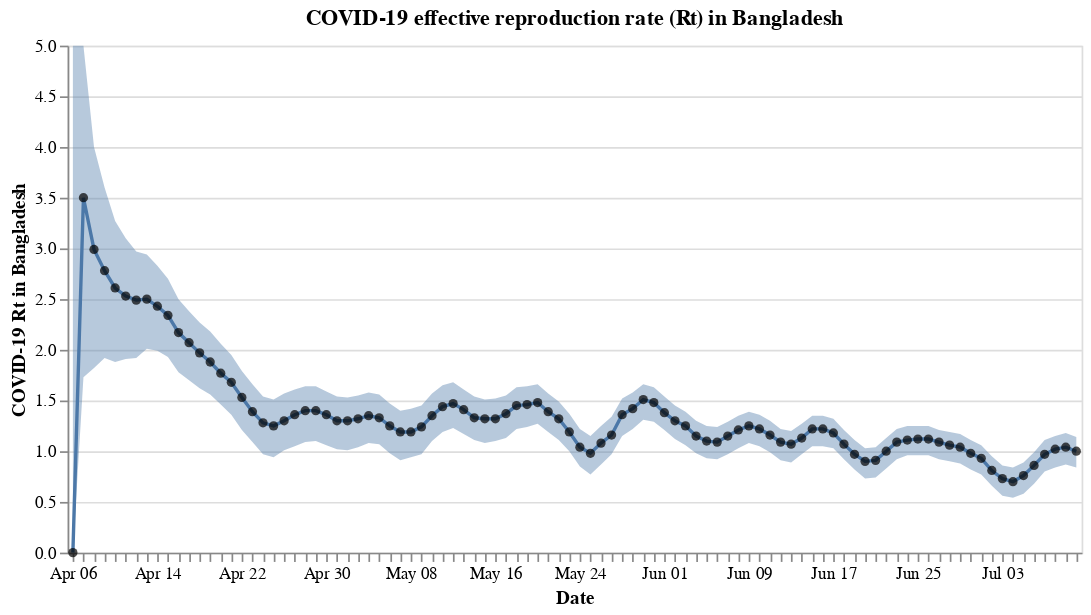

Notebook source saved alongside this figure:
### Code cell
#hide_input
# Rt visualization
assert len(result['High_90'].values) == len(result['ML'].values)

result['ds'] = result.index.values
result['ds'] = pd.to_datetime(result['ds'], infer_datetime_format=True)

yscale = alt.Scale(domain=[0, 5], clamp=True)

spread = alt.Chart(result).mark_area(opacity=0.4).encode(
    x=alt.X('monthdate(ds):O', axis=alt.Axis(title='Date')),
    y=alt.Y('High_90', scale=yscale),
    y2='Low_90',
    
).properties(
    width=600
)

line = alt.Chart(result).mark_line(filled=False,).encode(
  x=alt.X('monthdate(ds):O', axis=alt.Axis(title='Date')),
    y=alt.Y('ML', axis=alt.Axis(title='COVID-19 Rt in Bangladesh'), scale=yscale),
    tooltip=['monthdate(ds):O', 'ML'],
).properties(
    width=600,
    title='COVID-19 effective reproduction rate (Rt) in Bangladesh'
)

point = alt.Chart(result).mark_point(filled=True,color='black').encode(
  x=alt.X('monthdate(ds):O', axis=alt.Axis(title='Date')),
    y=alt.Y('ML', scale=yscale),
    tooltip=['monthdate(ds):O', 'ML'],
).properties(
    width=600
)

spread + line + point

### Figure 1 — Vega-Lite specification as saved in the notebook (floating-point values rounded to 4 significant figures)
{"config": {"view": {"continuousWidth": 400, "continuousHeight": 300}}, "layer": [{"mark": {"type": "area", "opacity": 0.4}, "encoding": {"x": {"type": "ordinal", "axis": {"title": "Date"}, "field": "ds", "timeUnit": "monthdate"}, "y": {"type": "quantitative", "field": "High_90", "scale": {"clamp": true, "domain": [0, 5]}}, "y2": {"field": "Low_90"}}, "width": 600}, {"mark": {"type": "line", "filled": false}, "encoding": {"tooltip": [{"type": "ordinal", "field": "ds", "timeUnit": "monthdate"}, {"type": "quantitative", "field": "ML"}], "x": {"type": "ordinal", "axis": {"title": "Date"}, "field": "ds", "timeUnit": "monthdate"}, "y": {"type": "quantitative", "axis": {"title": "COVID-19 Rt in Bangladesh"}, "field": "ML", "scale": {"clamp": true, "domain": [0, 5]}}}, "title": "COVID-19 effective reproduction rate (Rt) in Bangladesh", "width": 600}, {"mark": {"type": "point", "color": "black", "filled": true}, "encoding": {"tooltip": [{"type": "ordinal", "field": "ds", "timeUnit": "monthdate"}, {"type": "quantitative", "field": "ML"}], "x": {"type": "ordinal", "axis": {"title": "Date"}, "field": "ds", "timeUnit": "monthdate"}, "y": {"type": "quantitative", "field": "ML", "scale": {"clamp": true, "domain": [0, 5]}}}, "width": 600}], "data": {"name": "data-aacd7b4c7d0983f5ce97752a55f7e834"}, "$schema": "https://vega.github.io/schema/vega-lite/v4.8.1.json", "datasets": {"data-aacd7b4c7d0983f5ce97752a55f7e834": [{"ML": 0.0, "Low_90": 0.0, "High_90": 10.81, "ds": "2020-04-06T00:00:00"}, {"ML": 3.5, "Low_90": 1.73, "High_90": 5.0, "ds": "2020-04-07T00:00:00"}, {"ML": 2.99, "Low_90": 1.82, "High_90": 4.0, "ds": "2020-04-08T00:00:00"}, {"ML": 2.78, "Low_90": 1.92, "High_90": 3.6, "ds": "2020-04-09T00:00:00"}, {"ML": 2.61, "Low_90": 1.88, "High_90": 3.27, "ds": "2020-04-10T00:00:00"}, {"ML": 2.53, "Low_90": 1.91, "High_90": 3.1, "ds": "2020-04-11T00:00:00"}, {"ML": 2.49, "Low_90": 1.92, "High_90": 2.97, "ds": "2020-04-12T00:00:00"}, {"ML": 2.5, "Low_90": 2.01, "High_90": 2.94, "ds": "2020-04-13T00:00:00"}, {"ML": 2.43, "Low_90": 1.99, "High_90": 2.83, "ds": "2020-04-14T00:00:00"}, {"ML": 2.34, "Low_90": 1.93, "High_90": 2.7, "ds": "2020-04-15T00:00:00"}, {"ML": 2.17, "Low_90": 1.78, "High_90": 2.5, "ds": "2020-04-16T00:00:00"}, {"ML": 2.07, "Low_90": 1.7, "High_90": 2.38, "ds": "2020-04-17T00:00:00"}, {"ML": 1.97, "Low_90": 1.62, "High_90": 2.27, "ds": "2020-04-18T00:00:00"}, {"ML": 1.88, "Low_90": 1.56, "High_90": 2.18, "ds": "2020-04-19T00:00:00"}, {"ML": 1.77, "Low_90": 1.46, "High_90": 2.06, "ds": "2020-04-20T00:00:00"}, {"ML": 1.68, "Low_90": 1.36, "High_90": 1.95, "ds": "2020-04-21T00:00:00"}, {"ML": 1.53, "Low_90": 1.21, "High_90": 1.79, "ds": "2020-04-22T00:00:00"}, {"ML": 1.39, "Low_90": 1.09, "High_90": 1.66, "ds": "2020-04-23T00:00:00"}, {"ML": 1.28, "Low_90": 0.97, "High_90": 1.54, "ds": "2020-04-24T00:00:00"}, {"ML": 1.25, "Low_90": 0.94, "High_90": 1.51, "ds": "2020-04-25T00:00:00"}, {"ML": 1.3, "Low_90": 1.01, "High_90": 1.57, "ds": "2020-04-26T00:00:00"}, {"ML": 1.36, "Low_90": 1.05, "High_90": 1.61, "ds": "2020-04-27T00:00:00"}, {"ML": 1.4, "Low_90": 1.09, "High_90": 1.64, "ds": "2020-04-28T00:00:00"}, {"ML": 1.4, "Low_90": 1.1, "High_90": 1.64, "ds": "2020-04-29T00:00:00"}, {"ML": 1.36, "Low_90": 1.06, "High_90": 1.59, "ds": "2020-04-30T00:00:00"}, {"ML": 1.3, "Low_90": 1.02, "High_90": 1.54, "ds": "2020-05-01T00:00:00"}, {"ML": 1.3, "Low_90": 1.01, "High_90": 1.53, "ds": "2020-05-02T00:00:00"}, {"ML": 1.32, "Low_90": 1.04, "High_90": 1.55, "ds": "2020-05-03T00:00:00"}, {"ML": 1.35, "Low_90": 1.08, "High_90": 1.58, "ds": "2020-05-04T00:00:00"}, {"ML": 1.33, "Low_90": 1.07, "High_90": 1.56, "ds": "2020-05-05T00:00:00"}, {"ML": 1.25, "Low_90": 0.98, "High_90": 1.47, "ds": "2020-05-06T00:00:00"}, {"ML": 1.19, "Low_90": 0.91, "High_90": 1.4, "ds": "2020-05-07T00:00:00"}, {"ML": 1.19, "Low_90": 0.94, "High_90": 1.42, "ds": "2020-05-08T00:00:00"}, {"ML": 1.24, "Low_90": 0.97, "High_90": 1.45, "ds": "2020-05-09T00:00:00"}, {"ML": 1.35, "Low_90": 1.1, "High_90": 1.57, "ds": "2020-05-10T00:00:00"}, {"ML": 1.44, "Low_90": 1.19, "High_90": 1.65, "ds": "2020-05-11T00:00:00"}, {"ML": 1.47, "Low_90": 1.23, "High_90": 1.68, "ds": "2020-05-12T00:00:00"}, {"ML": 1.41, "Low_90": 1.17, "High_90": 1.61, "ds": "2020-05-13T00:00:00"}, {"ML": 1.33, "Low_90": 1.11, "High_90": 1.54, "ds": "2020-05-14T00:00:00"}, {"ML": 1.32, "Low_90": 1.08, "High_90": 1.51, "ds": "2020-05-15T00:00:00"}, {"ML": 1.32, "Low_90": 1.1, "High_90": 1.52, "ds": "2020-05-16T00:00:00"}, {"ML": 1.37, "Low_90": 1.13, "High_90": 1.55, "ds": "2020-05-17T00:00:00"}, {"ML": 1.45, "Low_90": 1.22, "High_90": 1.63, "ds": "2020-05-18T00:00:00"}, {"ML": 1.46, "Low_90": 1.24, "High_90": 1.64, "ds": "2020-05-19T00:00:00"}, {"ML": 1.48, "Low_90": 1.27, "High_90": 1.66, "ds": "2020-05-20T00:00:00"}, {"ML": 1.39, "Low_90": 1.19, "High_90": 1.57, "ds": "2020-05-21T00:00:00"}, {"ML": 1.32, "Low_90": 1.11, "High_90": 1.49, "ds": "2020-05-22T00:00:00"}, {"ML": 1.19, "Low_90": 1.0, "High_90": 1.37, "ds": "2020-05-23T00:00:00"}, {"ML": 1.04, "Low_90": 0.85, "High_90": 1.22, "ds": "2020-05-24T00:00:00"}, {"ML": 0.98, "Low_90": 0.77, "High_90": 1.15, "ds": "2020-05-25T00:00:00"}, {"ML": 1.08, "Low_90": 0.87, "High_90": 1.25, "ds": "2020-05-26T00:00:00"}, {"ML": 1.16, "Low_90": 0.97, "High_90": 1.34, "ds": "2020-05-27T00:00:00"}, {"ML": 1.36, "Low_90": 1.15, "High_90": 1.52, "ds": "2020-05-28T00:00:00"}, {"ML": 1.42, "Low_90": 1.22, "High_90": 1.58, "ds": "2020-05-29T00:00:00"}, {"ML": 1.51, "Low_90": 1.31, "High_90": 1.66, "ds": "2020-05-30T00:00:00"}, {"ML": 1.48, "Low_90": 1.29, "High_90": 1.63, "ds": "2020-05-31T00:00:00"}, {"ML": 1.38, "Low_90": 1.21, "High_90": 1.54, "ds": "2020-06-01T00:00:00"}, {"ML": 1.3, "Low_90": 1.12, "High_90": 1.45, "ds": "2020-06-02T00:00:00"}, {"ML": 1.25, "Low_90": 1.06, "High_90": 1.39, "ds": "2020-06-03T00:00:00"}, {"ML": 1.15, "Low_90": 0.98, "High_90": 1.3, "ds": "2020-06-04T00:00:00"}, {"ML": 1.1, "Low_90": 0.93, "High_90": 1.25, "ds": "2020-06-05T00:00:00"}, {"ML": 1.09, "Low_90": 0.92, "High_90": 1.24, "ds": "2020-06-06T00:00:00"}, {"ML": 1.15, "Low_90": 0.97, "High_90": 1.29, "ds": "2020-06-07T00:00:00"}, {"ML": 1.21, "Low_90": 1.03, "High_90": 1.35, "ds": "2020-06-08T00:00:00"}, {"ML": 1.25, "Low_90": 1.08, "High_90": 1.39, "ds": "2020-06-09T00:00:00"}, {"ML": 1.22, "Low_90": 1.05, "High_90": 1.36, "ds": "2020-06-10T00:00:00"}, {"ML": 1.16, "Low_90": 0.99, "High_90": 1.3, "ds": "2020-06-11T00:00:00"}, {"ML": 1.09, "Low_90": 0.91, "High_90": 1.22, "ds": "2020-06-12T00:00:00"}, {"ML": 1.07, "Low_90": 0.89, "High_90": 1.2, "ds": "2020-06-13T00:00:00"}, {"ML": 1.13, "Low_90": 0.97, "High_90": 1.27, "ds": "2020-06-14T00:00:00"}, {"ML": 1.22, "Low_90": 1.05, "High_90": 1.35, "ds": "2020-06-15T00:00:00"}, {"ML": 1.22, "Low_90": 1.05, "High_90": 1.35, "ds": "2020-06-16T00:00:00"}, {"ML": 1.18, "Low_90": 1.03, "High_90": 1.32, "ds": "2020-06-17T00:00:00"}, {"ML": 1.07, "Low_90": 0.92, "High_90": 1.21, "ds": "2020-06-18T00:00:00"}, {"ML": 0.97, "Low_90": 0.82, "High_90": 1.11, "ds": "2020-06-19T00:00:00"}, {"ML": 0.9, "Low_90": 0.73, "High_90": 1.03, "ds": "2020-06-20T00:00:00"}, {"ML": 0.91, "Low_90": 0.74, "High_90": 1.04, "ds": "2020-06-21T00:00:00"}, {"ML": 1.0, "Low_90": 0.83, "High_90": 1.13, "ds": "2020-06-22T00:00:00"}, {"ML": 1.09, "Low_90": 0.92, "High_90": 1.22, "ds": "2020-06-23T00:00:00"}, {"ML": 1.11, "Low_90": 0.96, "High_90": 1.25, "ds": "2020-06-24T00:00:00"}, {"ML": 1.12, "Low_90": 0.96, "High_90": 1.25, "ds": "2020-06-25T00:00:00"}, {"ML": 1.12, "Low_90": 0.96, "High_90": 1.25, "ds": "2020-06-26T00:00:00"}, {"ML": 1.09, "Low_90": 0.92, "High_90": 1.21, "ds": "2020-06-27T00:00:00"}, {"ML": 1.06, "Low_90": 0.9, "High_90": 1.19, "ds": "2020-06-28T00:00:00"}, {"ML": 1.04, "Low_90": 0.88, "High_90": 1.17, "ds": "2020-06-29T00:00:00"}, {"ML": 0.98, "Low_90": 0.82, "High_90": 1.11, "ds": "2020-06-30T00:00:00"}, {"ML": 0.93, "Low_90": 0.77, "High_90": 1.06, "ds": "2020-07-01T00:00:00"}, {"ML": 0.81, "Low_90": 0.66, "High_90": 0.95, "ds": "2020-07-02T00:00:00"}, {"ML": 0.73, "Low_90": 0.56, "High_90": 0.86, "ds": "2020-07-03T00:00:00"}, {"ML": 0.7, "Low_90": 0.54, "High_90": 0.84, "ds": "2020-07-04T00:00:00"}, {"ML": 0.76, "Low_90": 0.58, "High_90": 0.89, "ds": "2020-07-05T00:00:00"}, {"ML": 0.86, "Low_90": 0.68, "High_90": 0.99, "ds": "2020-07-06T00:00:00"}, {"ML": 0.97, "Low_90": 0.8, "High_90": 1.11, "ds": "2020-07-07T00:00:00"}, {"ML": 1.02, "Low_90": 0.84, "High_90": 1.15, "ds": "2020-07-08T00:00:00"}, {"ML": 1.04, "Low_90": 0.87, "High_90": 1.18, "ds": "2020-07-09T00:00:00"}, {"ML": 1.0, "Low_90": 0.84, "High_90": 1.14, "ds": "2020-07-10T00:00:00"}]}}
